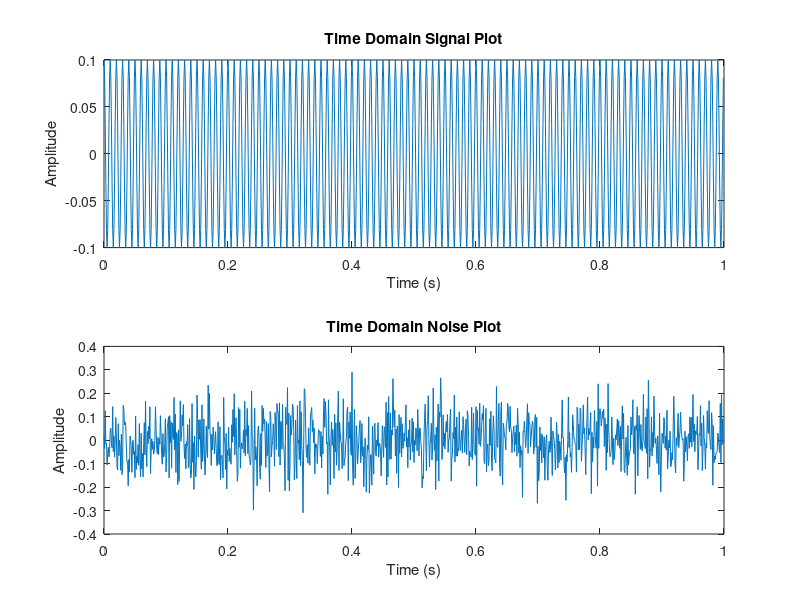
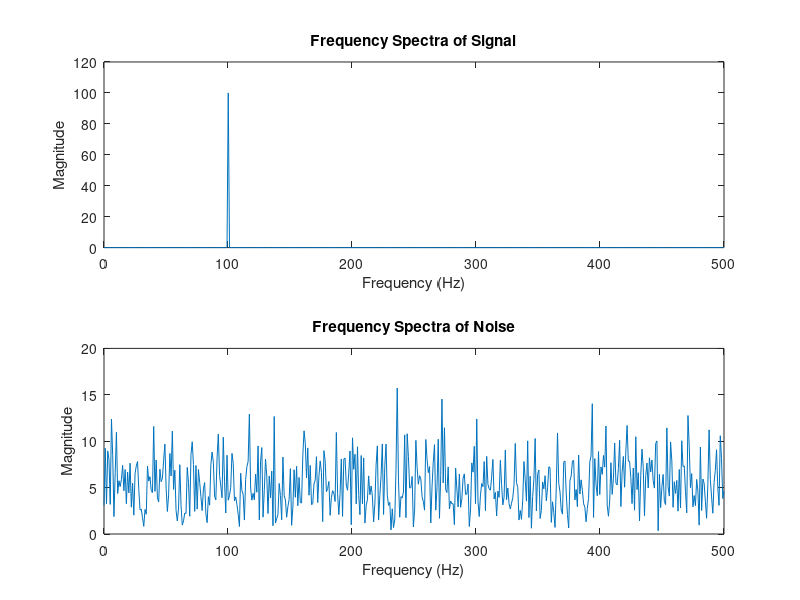
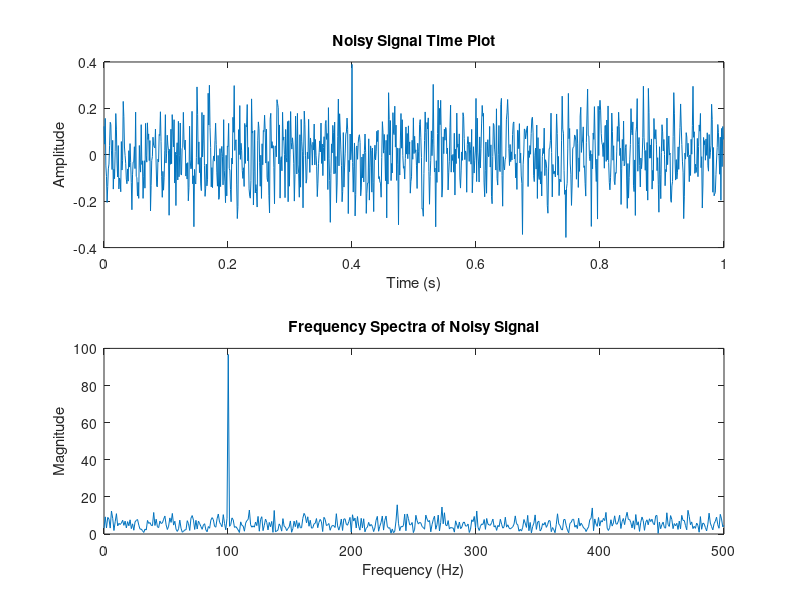
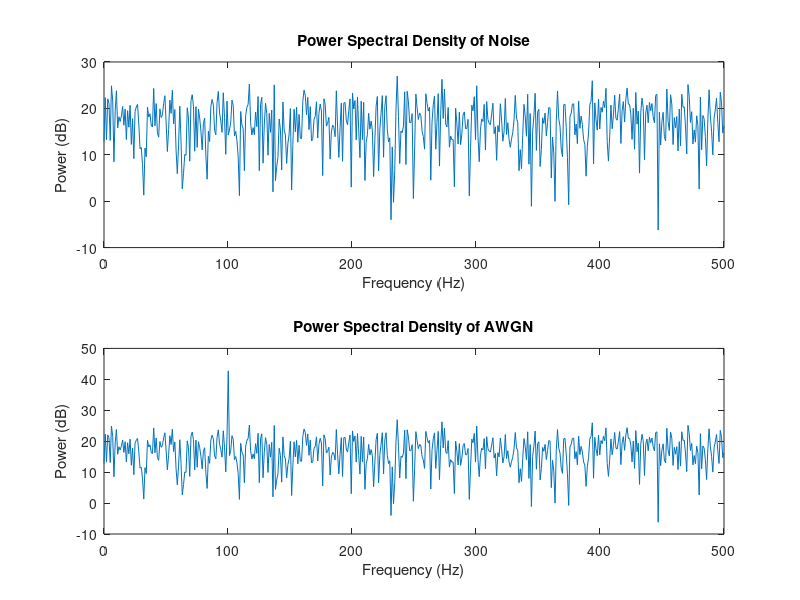

Source code (MATLAB) for these figures, in order:
%Clear plots

clf;

%Sampling frequency

fs = 1000;

%Frequency of Signal

f = 100;

%Amplitude of signal

A = 0.1;

%Time vector

t = (0:1/fs:1 -1/fs);

%Signal 

y = A*cos(2*pi*f*t);

%Noise signal 

noise = A*randn(1,fs);

figure(1)

subplot(2,1,1)

plot(t,y)
xlabel 'Time (s)'
ylabel 'Amplitude'

title 'Time Domain Signal Plot'

subplot(2,1,2)

plot(t,noise)
xlabel 'Time (s)'
ylabel 'Amplitude'

title 'Time Domain Noise Plot'

noise_f = abs(fft(noise));

noise_f = 2.*(noise_f(1:fs/2));

y_f = abs(fft(y));

y_f = 2.*(y_f(1:fs/2));

freq = linspace(0,fs/2,fs/2);

figure(2)

subplot(2,1,1)

plot(freq,y_f)
xlabel 'Frequency (Hz)'
ylabel 'Magnitude'
title 'Frequency Spectra of Signal'

subplot(2,1,2)



plot(freq,noise_f)
xlabel 'Frequency (Hz)'
ylabel 'Magnitude'
title 'Frequency Spectra of Noise'


figure(3)

awgn_signal = y + noise;

subplot(2,1,1)

plot(t,awgn_signal);

xlabel 'Time (s)'
ylabel 'Amplitude'

title 'Noisy Signal Time Plot'

subplot(2,1,2)

awgn_f = abs(fft(awgn_signal));

awgn_f = 2.*(awgn_f(1:fs/2));

plot(freq,awgn_f)

xlabel 'Frequency (Hz)'
ylabel 'Magnitude'

title 'Frequency Spectra of Noisy Signal'

figure(4)

psd_noise = noise_f.^2;
psd_noise = 2.*psd_noise(1:fs/2);

psd_awgn = awgn_f.^2;
psd_awgn = 2.*psd_awgn(1:fs/2);

subplot(2,1,1)

plot(freq,pow2db(psd_noise))

xlabel 'Frequency (Hz)'
ylabel 'Power (dB)'

title 'Power Spectral Density of Noise'

subplot(2,1,2)

plot(freq,pow2db(psd_awgn))

xlabel 'Frequency (Hz)'
ylabel 'Power (dB)'

title 'Power Spectral Density of AWGN'
